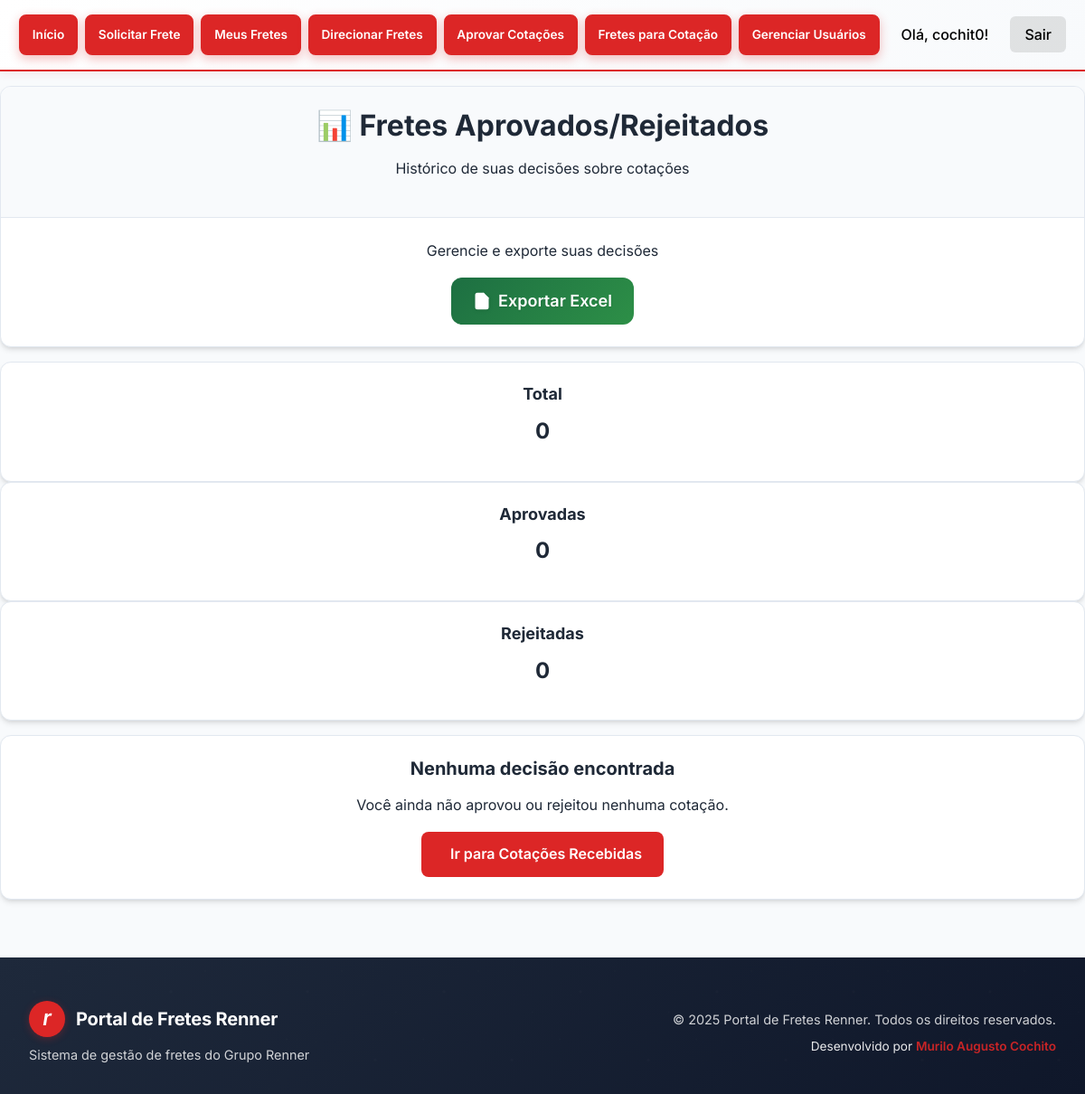
/fretes-aprovados-gerente/ (signed in), run on an earlier commit of the app's database.
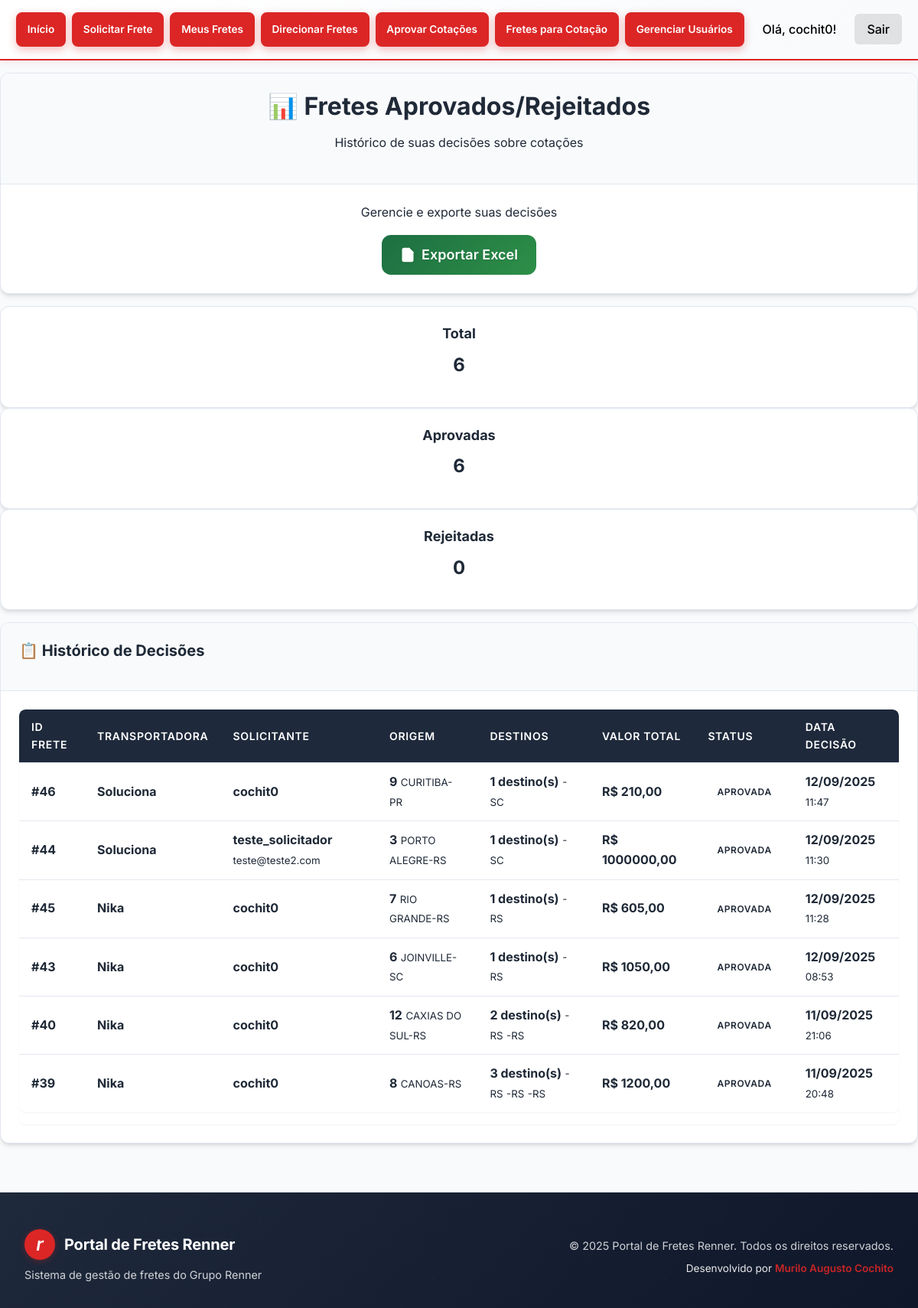
And on a later commit of the database.
### fretes/models.py (models this page shows, shortened)
class CotacaoFrete(models.Model):
	frete = models.ForeignKey(FreteRequest, on_delete=models.CASCADE, related_name='cotacoes')
	transportadora = models.ForeignKey(Transportadora, on_delete=models.CASCADE, related_name='cotacoes_feitas')
	valor_frete = models.DecimalField(max_digits=10, decimal_places=2, null=True, blank=True, verbose_name="Valor do Frete")
	valor_pedagio = models.DecimalField(max_digits=10, decimal_places=2, null=True, blank=True, verbose_name="Valor do Pedágio")
	valor_ajudante = models.DecimalField(max_digits=10, decimal_places=2, null=True, blank=True, verbose_name="Valor do Ajudante")
	valor_total = models.DecimalField(max_digits=10, decimal_places=2, null=True, blank=True, verbose_name="Valor Total")
	STATUS_COTACAO_CHOICES = [
		('pendente', 'Pendente'),
		('enviada', 'Enviada'),
		('aprovada', 'Aprovada'),
		('rejeitada', 'Rejeitada'),
		('rejeitada_transportadora', 'Rejeitada pela Transportadora'),
	]
	status = models.CharField(max_length=30, choices=STATUS_COTACAO_CHOICES, default='pendente')
	data_cotacao = models.DateTimeField(null=True, blank=True, verbose_name="Data da Cotação")
	observacoes_cotacao = models.TextField(blank=True, null=True, verbose_name="Observações da Cotação")
	motivo_rejeicao_transportadora = models.TextField(blank=True, null=True, verbose_name="Motivo da Rejeição pela Transportadora")
	aprovador = models.ForeignKey(User, on_delete=models.SET_NULL, null=True, blank=True, related_name='cotacoes_aprovadas', verbose_name="Aprovador")
	data_aprovacao = models.DateTimeField(null=True, blank=True, verbose_name="Data de Aprovação")
	observacoes_aprovacao = models.TextField(blank=True, null=True, verbose_name="Observações da Aprovação")
	justificativa_rejeicao = models.TextField(blank=True, null=True, verbose_name="Justificativa da Rejeição")

class FreteRequest(models.Model):
	usuario = models.ForeignKey(User, on_delete=models.CASCADE)
	data_criacao = models.DateTimeField(auto_now_add=True)
	descricao = models.TextField(blank=True)
	transportadora_selecionada = models.ForeignKey(Transportadora, null=True, blank=True, on_delete=models.SET_NULL)
	origem = models.ForeignKey(Loja, null=True, blank=True, on_delete=models.SET_NULL, related_name='fretes_origem')
	horario_coleta = models.CharField(max_length=50, blank=True, null=True)
	observacoes_origem = models.TextField(blank=True, null=True, verbose_name="Observações da Coleta")
	anexo_origem = models.FileField(upload_to='anexos/origem/', blank=True, null=True, verbose_name="Anexo da Origem", help_text="Arquivo Excel ou PDF relacionado à origem")
	TIPO_VEICULO_CHOICES = [
		('carreta', 'Carreta'),
		('truck', 'Truck'),
		('vuc', 'VUC'),
		('toco', 'Toco'),
		('3_4', '3/4'),
		('van', 'Van'),
	]
	tipo_veiculo = models.CharField(max_length=10, choices=TIPO_VEICULO_CHOICES, blank=True, null=True, verbose_name="Tipo de Veículo", help_text="Tipo de veículo necessário para o frete")
	precisa_ajudante = models.BooleanField(default=False, verbose_name="Precisa de Ajudante", help_text="Indica se o frete necessita de ajudante")
	quantidade_ajudantes = models.PositiveIntegerField(default=0, verbose_name="Quantidade de Ajudantes", help_text="Número de ajudantes necessários")
	nota_fiscal_emitida = models.BooleanField(default=False, verbose_name="Nota Fiscal Emitida", help_text="Indica se a nota fiscal já foi emitida")
	anexo_nota_fiscal = models.FileField(upload_to='anexos/nota_fiscal/', blank=True, null=True, verbose_name="Anexo da Nota Fiscal", help_text="Arquivo da nota fiscal (PDF, Excel)")
	quem_paga_frete = models.CharField(max_length=100, blank=True, null=True, verbose_name="Quem Paga o Frete", help_text="Loja responsável pelo pagamento do frete")
	STATUS_CHOICES = [
		('pendente', 'Pendente'),
		('cotacao_enviada', 'Cotação Enviada'),
		('cotacao_recebida', 'Cotação Recebida'),
		('cotacao_aprovada', 'Cotação Aprovada'),
		('rejeitado', 'Rejeitado'),
		('rejeitado_transportadora', 'Rejeitado pela Transportadora'),
		('cancelado', 'Cancelado'),
		('finalizado', 'Finalizado'),
	]
	status = models.CharField(max_length=30, choices=STATUS_CHOICES, default='pendente')
	centro_custo = models.CharField(max_length=100, blank=True, null=True, verbose_name="Centro de Custo", help_text="Centro de custo aprovado para o frete")
	aprovador = models.ForeignKey(User, on_delete=models.SET_NULL, null=True, blank=True, related_name='fretes_aprovados', verbose_name="Aprovador")
	data_aprovacao = models.DateTimeField(null=True, blank=True, verbose_name="Data de Aprovação")
	observacoes_aprovacao = models.TextField(blank=True, null=True, verbose_name="Observações da Aprovação")
	justificativa_rejeicao = models.TextField(blank=True, null=True, verbose_name="Justificativa da Rejeição")
	motivo_cancelamento = models.TextField(blank=True, null=True, verbose_name="Motivo do Cancelamento", help_text="Justificativa para o cancelamento do frete")
	usuario_cancelamento = models.ForeignKey(User, on_delete=models.SET_NULL, null=True, blank=True, related_name='fretes_cancelados', verbose_name="Usuário que Cancelou")
	data_cancelamento = models.DateTimeField(null=True, blank=True, verbose_name="Data do Cancelamento")
	transportadora = models.ForeignKey(User, on_delete=models.SET_NULL, null=True, blank=True, related_name='fretes_cotados', verbose_name="Transportadora", help_text="Transportadora responsável pela cotação")
	valor_frete = models.DecimalField(max_digits=10, decimal_places=2, null=True, blank=True, verbose_name="Valor do Frete", help_text="Valor cobrado pelo frete")
	valor_pedagio = models.DecimalField(max_digits=10, decimal_places=2, null=True, blank=True, verbose_name="Valor do Pedágio", help_text="Valor cobrado pelo pedágio")
	valor_ajudante = models.DecimalField(max_digits=10, decimal_places=2, null=True, blank=True, verbose_name="Valor do Ajudante", help_text="Valor cobrado pelo ajudante")
	valor_total = models.DecimalField(max_digits=10, decimal_places=2, null=True, blank=True, verbose_name="Valor Total", help_text="Soma total da cotação")
	data_cotacao = models.DateTimeField(null=True, blank=True, verbose_name="Data da Cotação")
	observacoes_cotacao = models.TextField(blank=True, null=True, verbose_name="Observações da Cotação")
	motivo_rejeicao_transportadora = models.TextField(blank=True, null=True, verbose_name="Motivo da Rejeição pela Transportadora")

class Transportadora(models.Model):
	nome = models.CharField(max_length=100)
	email = models.EmailField()

class Loja(models.Model):
	nome = models.CharField(max_length=100)
	endereco = models.CharField(max_length=255)
	numero = models.CharField(max_length=20)
	municipio = models.CharField(max_length=100)
	estado = models.CharField(max_length=2)
	cep = models.CharField(max_length=15, blank=True)
	regional = models.CharField(max_length=100, blank=True)
	latitude = models.DecimalField(max_digits=9, decimal_places=6, null=True, blank=True)
	longitude = models.DecimalField(max_digits=9, decimal_places=6, null=True, blank=True)
	@property
	def nome_loja(self):
		return self.nome

class Destino(models.Model):
	frete = models.ForeignKey(FreteRequest, related_name='destinos', on_delete=models.CASCADE)
	endereco = models.CharField(max_length=255)
	cidade = models.CharField(max_length=100)
	estado = models.CharField(max_length=2)
	cep = models.CharField(max_length=10)
	volume = models.PositiveIntegerField(default=1)
	loja = models.CharField(max_length=100, blank=True, null=True)  # Adicione esta linha
	numero = models.CharField(max_length=20, blank=True, null=True)
	data_entrega = models.DateTimeField(blank=True, null=True, verbose_name="Data de Entrega", help_text="Data e horário previstos para entrega")
	observacao = models.TextField(blank=True, null=True)
	anexo_destino = models.FileField(upload_to='anexos/destino/', blank=True, null=True, verbose_name="Anexo do Destino", help_text="Arquivo Excel ou PDF relacionado ao destino")

### fretes/views.py (the view)
# urls.py: path('fretes-aprovados-gerente/', views.fretes_aprovados_gerente, name='fretes_aprovados_gerente'),
@login_required(login_url='/login/')
def fretes_aprovados_gerente(request):
    try:
        user_profile = request.user.userprofile
        if not user_profile.is_gerente() and not user_profile.is_usuario_master():
            messages.error(request, 'Você não tem permissão para acessar esta página.')
            return redirect('home')
    except UserProfile.DoesNotExist:
        messages.error(request, 'Perfil de usuário não encontrado.')
        return redirect('home')
    cotacoes = CotacaoFrete.objects.filter(
        aprovador=request.user,
        status__in=['aprovada', 'rejeitada']
    ).select_related('frete__usuario', 'frete__origem', 'transportadora').prefetch_related('frete__destinos').order_by('-data_aprovacao')
    total_cotacoes = cotacoes.count()
    aprovadas = cotacoes.filter(status='aprovada').count()
    rejeitadas = cotacoes.filter(status='rejeitada').count()
    context = {
        'cotacoes': cotacoes,
        'total_cotacoes': total_cotacoes,
        'aprovadas': aprovadas,
        'rejeitadas': rejeitadas,
        'user_profile': user_profile,
    }
    return render(request, 'fretes/fretes_aprovados_gerente.html', context)

### fretes/models.py (called while the page is built)
	def is_usuario_master(self):
		return self.is_master or self.tipo_usuario == 'master'

	def is_gerente(self):
		return self.tipo_usuario == 'gerente'

	def is_transportadora(self):
		return self.tipo_usuario == 'transportadora'

### fretes/templates/fretes/fretes_aprovados_gerente.html (shortened to what the changed rows need)
{% extends 'fretes/base.html' %}
{% load static %}
{% load frete_filters %}
{% block content %}
<div class="container-fluid mt-4">
    <div class="card mb-4">
        <div class="card-header bg-primary text-white">
            <div class="row align-items-center">
                <div class="col">
                    <h2 class="text-center mb-0">📊 Fretes Aprovados/Rejeitados</h2>
                </div>
            </div>
        </div>
    </div>
    <div class="row mb-4">
        <div class="col-md-4">
            <div class="card text-center">
                <div class="card-body">
                    <h5 class="card-title text-primary">Total</h5>
                    <h3 class="text-primary">{{ total_cotacoes }}</h3>
                </div>
            </div>
        </div>
        <div class="col-md-4">
            <div class="card text-center">
                <div class="card-body">
                    <h5 class="card-title text-success">Aprovadas</h5>
                    <h3 class="text-success">{{ aprovadas }}</h3>
                </div>
            </div>
        </div>
    </div>
    {% if cotacoes %}
        <div class="card">
            <div class="card-header bg-light">
                <h4 class="mb-0 text-primary">📋 Histórico de Decisões</h4>
            </div>
            <div class="card-body p-0">
                <div class="table-responsive">
                    <table class="table table-hover mb-0">
                        <thead class="table-primary">
                            <tr>
                                <th>ID Frete</th>
                                <th>Transportadora</th>
                                <th>Solicitante</th>
                                <th>Origem</th>
                                <th>Destinos</th>
                                <th>Valor Total</th>
                                <th>Status</th>
                                <th>Data Decisão</th>
                            </tr>
                        </thead>
                        <tbody>
                            {% for cotacao in cotacoes %}
                                <tr>
                                    <td><strong>#{{ cotacao.frete.id }}</strong></td>
                                    <td><strong>{{ cotacao.transportadora.nome }}</strong></td>
                                    <td>
                                        <strong>{{ cotacao.frete.usuario.username }}</strong>
                                        <small class="text-muted d-block">{{ cotacao.frete.usuario.email }}</small>
                                    </td>
                                    <td>
                                        <strong>{{ cotacao.frete.origem.nome_loja }}</strong>
                                        <small class="text-muted d-block">{{ cotacao.frete.origem.municipio }}-{{ cotacao.frete.origem.estado }}</small>
                                    </td>
                                    <td>
                                        <strong>{{ cotacao.frete.destinos.count }} destino(s)</strong>
                                        {% for destino in cotacao.frete.destinos.all %}
                                            <small class="text-muted d-block">{{ destino.municipio }}-{{ destino.estado }}</small>
                                        {% endfor %}
                                    </td>
                                    <td><strong class="text-success">R$ {{ cotacao.valor_total|floatformat:2|default:"0,00" }}</strong></td>
                                    <td>
                                        {% if cotacao.status == 'aprovada' %}
                                            <span class="badge bg-success">Aprovada</span>
                                        {% elif cotacao.status == 'rejeitada' %}
                                            <span class="badge bg-danger">Rejeitada</span>
                                        {% endif %}
                                    </td>
                                    <td>
                                        <strong>{{ cotacao.data_aprovacao|date:"d/m/Y" }}</strong>
                                        <small class="text-muted d-block">{{ cotacao.data_aprovacao|date:"H:i" }}</small>
                                    </td>
                                </tr>
                            {% endfor %}
                        </tbody>
                    </table>
                </div>
            </div>
        </div>
    {% else %}
        <div class="card">
            <div class="card-body text-center py-5">
                <h4 class="text-muted">Nenhuma decisão encontrada</h4>
                <p class="text-muted">Você ainda não aprovou ou rejeitou nenhuma cotação.</p>
                <a href="{% url 'cotacoes_recebidas' %}" class="btn btn-primary">
                    Ir para Cotações Recebidas
                </a>
            </div>
        </div>
    {% endif %}
</div>
{% endblock %}

What changed in the data, as far as the page shows it:
added CotacaoFrete: frete.id "46", transportadora.nome "Soluciona", frete.usuario.username "cochit0", frete.origem.nome_loja "9", frete.origem.municipio "CURITIBA", frete.origem.estado "PR", frete.destinos.count "1", valor_total "210,00", status "APROVADA", data_aprovacao "12/09/2025", data_aprovacao "11:47"
added Destino: estado "SC", shown under "46"
added CotacaoFrete: frete.id "44", transportadora.nome "Soluciona", frete.usuario.username "teste_solicitador", frete.usuario.email "teste@teste2.com", frete.origem.nome_loja "3", frete.origem.municipio "PORTO ALEGRE", frete.origem.estado "RS", frete.destinos.count "1", valor_total "1000000,00", status "APROVADA", data_aprovacao "12/09/2025", data_aprovacao "11:30"
added Destino: estado "SC", shown under "44"
added CotacaoFrete: frete.id "45", transportadora.nome "Nika", frete.usuario.username "cochit0", frete.origem.nome_loja "7", frete.origem.municipio "RIO GRANDE", frete.origem.estado "RS", frete.destinos.count "1", valor_total "605,00", status "APROVADA", data_aprovacao "12/09/2025", data_aprovacao "11:28"
added Destino: estado "RS", shown under "45"
added CotacaoFrete: frete.id "43", transportadora.nome "Nika", frete.usuario.username "cochit0", frete.origem.nome_loja "6", frete.origem.municipio "JOINVILLE", frete.origem.estado "SC", frete.destinos.count "1", valor_total "1050,00", status "APROVADA", data_aprovacao "12/09/2025", data_aprovacao "08:53"
added Destino: estado "RS", shown under "43"
added CotacaoFrete: frete.id "40", transportadora.nome "Nika", frete.usuario.username "cochit0", frete.origem.nome_loja "12", frete.origem.municipio "CAXIAS DO SUL", frete.origem.estado "RS", frete.destinos.count "2", valor_total "820,00", status "APROVADA", data_aprovacao "11/09/2025", data_aprovacao "21:06"
added Destino: estado "RS", shown under "40"
added Destino: estado "RS", shown under "40"
added CotacaoFrete: frete.id "39", transportadora.nome "Nika", frete.usuario.username "cochit0", frete.origem.nome_loja "8", frete.origem.municipio "CANOAS", frete.origem.estado "RS", frete.destinos.count "3", valor_total "1200,00", status "APROVADA", data_aprovacao "11/09/2025", data_aprovacao "20:48"
added Destino: estado "RS", shown under "39"
added Destino: estado "RS", shown under "39"
added Destino: estado "RS", shown under "39"
Also different on the page:
{{ total_cotacoes }}: "0" → "6"
{{ aprovadas }}: "0" → "6"
text no longer shown: "Nenhuma decisão encontrada Você ainda não aprovou ou rejeitou nenhuma cotação. Ir para Cotações Recebidas"
text now shown: "📋 Histórico de Decisões ID FRETE TRANSPORTADORA SOLICITANTE ORIGEM DESTINOS VALOR TOTAL STATUS DATA DECISÃO"
